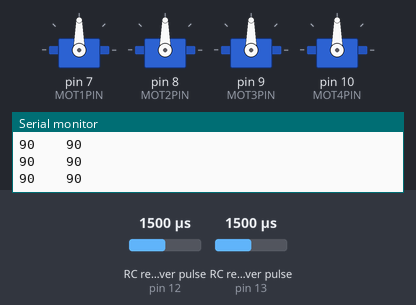
Bench run of a sketch on a simulated Arduino Uno, built with avr-gcc and run on an emulated ATmega328P. On the bench: 4 × servo, the last lines printed to the serial monitor. Wiring (inferred from the names in the program): 2 × RC receiver channel: data pin 12 / data pin 13. The test bench sets the inputs (shaded band); at power-on: RC receiver pulse (sensors on pin 12, pin 13) 1500 µs.

Above: at 1.2 s.
1.3 s: RC receiver pulse (sensor on pin 12) set to 1020 µs
At 2.5 s:
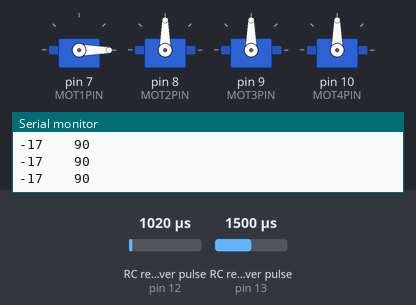
2.8 s: RC receiver pulse (sensor on pin 13) set to 1020 µs
At 3.8 s:
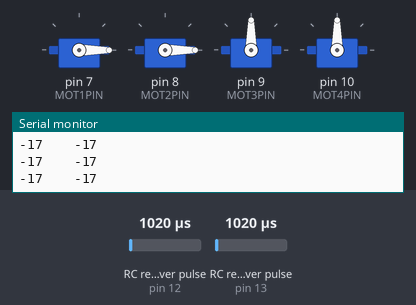
4.3 s: RC receiver pulse (sensor on pin 12) set to 1250 µs
At 5.0 s:
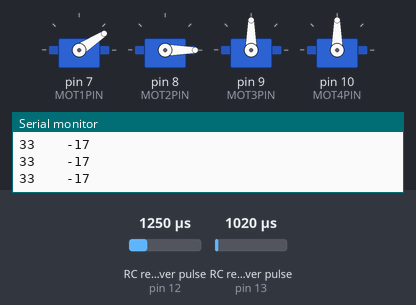
5.8 s: RC receiver pulse (sensor on pin 13) set to 1250 µs
At 6.1 s:
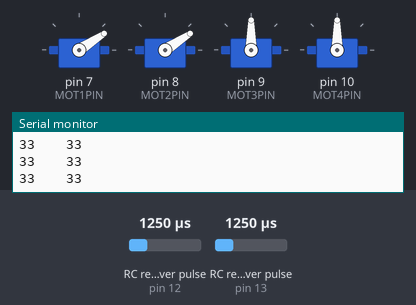
7.3 s: RC receiver pulse (sensor on pin 12) set to 1500 µs
At 8.5 s:
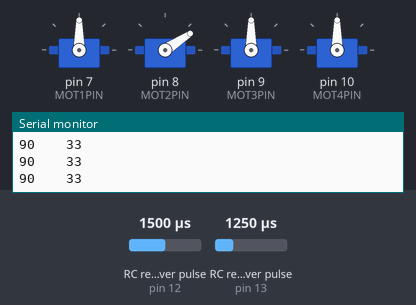
8.8 s: RC receiver pulse (sensor on pin 13) set to 1750 µs
At 9.6 s:
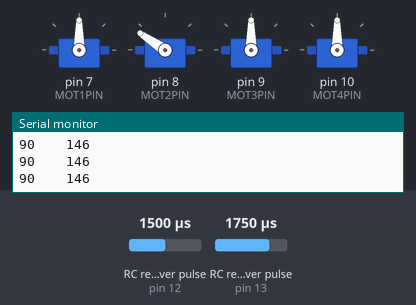
Timing chart, 0 to 11.3 s (numbered marks = the images above; inputs shaded):
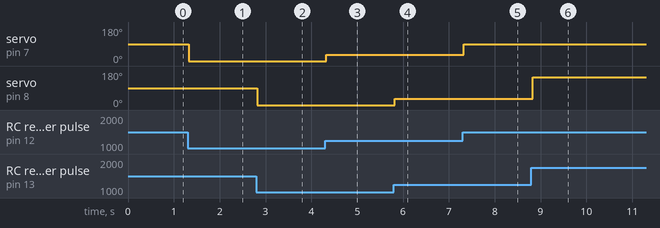

The sketch:

v1.ino
```cpp
#include <Servo.h>

#define MOT1PIN 7
#define MOT2PIN 8
#define MOT3PIN 9
#define MOT4PIN 10

#define CH3PIN 12
#define CH4PIN 13

Servo mot1;
Servo mot2;
Servo mot3;
Servo mot4;

int mot1deg = 0;
int mot2deg = 0;
int mot3deg = 0;
int mot4deg = 0;

int mot1degT = 0;
int mot2degT = 0;
int mot3degT = 0;
int mot4degT = 0;

int pulseCh3 = 0;
int pulseCh4 = 0;

void setup()
{
  Serial.begin(9600);
  mot1.attach(MOT1PIN);
  mot2.attach(MOT2PIN);
  mot3.attach(MOT3PIN);
  mot4.attach(MOT4PIN);
  pinMode(CH3PIN, INPUT);
  pinMode(CH4PIN, INPUT);
}

void loop()
{
  pulseCh3 = pulseIn(CH3PIN, HIGH);
  pulseCh4 = pulseIn(CH4PIN, HIGH);
  mot1deg = map(pulseCh3, 1100, 1900, 0, 180);
  mot2deg = map(pulseCh4, 1100, 1900, 0, 180);
  mot1.write(mot1deg);
  mot2.write(mot2deg);
  Serial.print(mot1deg); Serial.print("    ");
  Serial.println(mot2deg);
}
```

Measured:
- after the input at 1.3 s, servo on pin 7 (MOT1PIN): 90° → 0° at once
- after the input at 2.8 s, servo on pin 8 (MOT2PIN): 90° → 0° at once
- after the input at 4.3 s, servo on pin 7 (MOT1PIN): 0° → 33° at once
- after the input at 5.8 s, servo on pin 8 (MOT2PIN): 0° → 33° at once
- after the input at 7.3 s, servo on pin 7 (MOT1PIN): 33° → 90° at once
- after the input at 8.8 s, servo on pin 8 (MOT2PIN): 33° → 146° at once
